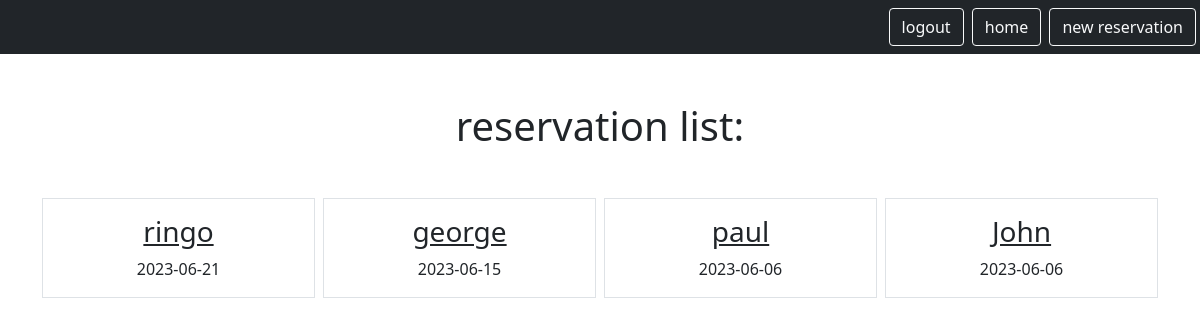
Page /mini/reservation (signed in) on the earlier database version.
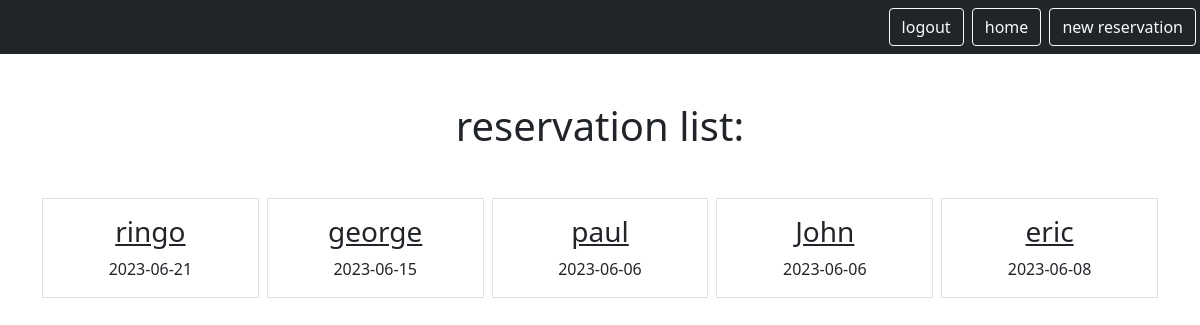
Same page on the later database version.
### reservation/models.py (models this page shows)
class Reservation(models.Model):
    start_date = models.DateField()
    name = models.CharField(max_length=255)
    t_sum = models.DecimalField(max_digits=10, decimal_places=2)
    user = models.ForeignKey(User, on_delete=models.CASCADE, related_name='reservation')

### reservation/views.py (the view)
# urls.py: path('reservation', views.ResListView.as_view(), name = 'reservation.list'),
class ResListView(LoginRequiredMixin, ListView):
    model = Reservation
    template_name = 'booking/res_list.html'
    context_object_name = 'reservation'
    login_url = "/login"
    def get_queryset(self):
        return self.request.user.reservation.all()

### reservation/templates/booking/res_list.html
{% extends "base.html" %}
{% block content %}
    <h1 class="my-5">reservation list:</h1>
        <div class="row row-cols3 g-2">
            {% for res in reservation %}
            <div class="col">
                <div class="p-3 border">
                    <a href="{% url 'reservation.detail' pk=res.id %}" class="text-dark text-decoration-non">
                        <h3>{{res.name}}</h3>
                    </a>
                    {{res.start_date |truncatechars:10}}
                </div>
            </div>
            {% endfor %}
        </div>
{% endblock %}

### static/templates/base.html (shortened to what this page needs)
{% load static %}
<!DOCTYPE html>
<html lang="en">
<head>
    <link rel="stylesheet" type="text/css" href="{% static 'css/style.css' %}"/>
    <link href="https://cdn.jsdelivr.net/npm/bootstrap@5.0.1/dist/css/bootstrap.min.css" rel="stylesheet">
</head>
<body>
    <nav class = 'navbar navbar-dark bg-dark'>
        <div class="ms-auto">
            {% if user.is_authenticated %}
            <a href="{% url 'logout' %}" class="btn btn-outline-light me-1">logout</a>
            <a href="{% url 'reservation.list' %}" class="btn btn-outline-light me-1">home</a>
            <a href="{% url 'reservation.new' %}" class="btn btn-outline-light me-1">new reservation</a>
            {% else %}
            <a href="{% url 'login' %}" class="btn btn-outline-light me-1">login</a>
            <a href="{% url 'signup' %}" class="btn btn-outline-light me-1">signup</a>
            {% endif %}
        </div>
    </nav>
    <div class="my-5 text-center container">
    {% block content %}
    {% endblock%}
</div>
</body>
</html>

Differences in the rows shown:
added Reservation: name "eric", start_date "2023-06-08"
